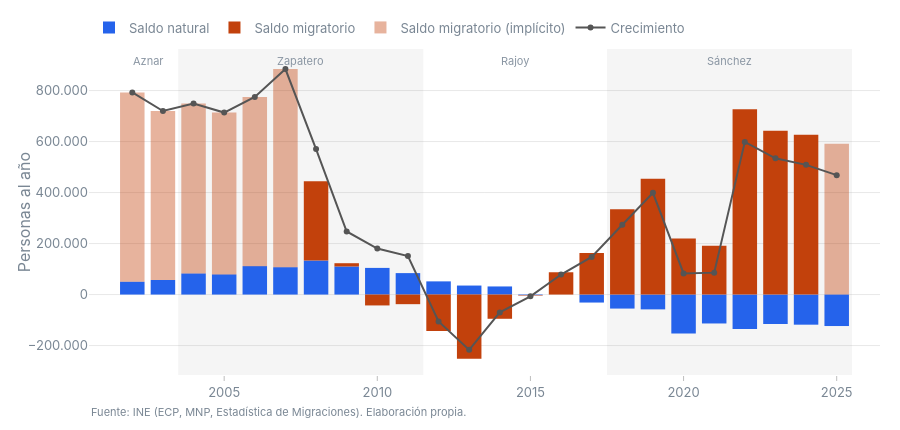

The notebook cell saved with this chart:
### Markdown cell above
Con el saldo natural negativo, todo el crecimiento procede del saldo migratorio. La figura descompone
el crecimiento de cada año en sus dos componentes.

### Code cell
#| label: fig-componentes
#| fig-cap: "Componentes del crecimiento de la población, 2002–2025. Barras: saldo natural y saldo migratorio (antes de 2008 y en 2025, implícito: crecimiento − saldo natural). Línea: crecimiento observado."
c = comp.filter(pl.col("anio").is_between(2002, 2025)).with_columns(
    mig_oficial=pl.col("saldo_migratorio"),
    mig_implicito=pl.when(pl.col("saldo_migratorio").is_null()).then(pl.col("saldo_migratorio_implicito")),
)
fig = new_figure(y_title="Personas al año", height=430, barmode="relative")
fig.add_bar(x=c["anio"], y=c["saldo_natural"], name="Saldo natural", marker_color=PALETTE[1])
fig.add_bar(x=c["anio"], y=c["mig_oficial"], name="Saldo migratorio", marker_color=ACCENT)
# base explícita: el implícito se apila sobre el saldo natural positivo (o sobre 0 si es negativo)
fig.add_bar(x=c["anio"], y=c["mig_implicito"], base=c["saldo_natural"].clip(lower_bound=0),
            name="Saldo migratorio (implícito)", marker_color=ACCENT, opacity=0.4)
fig.add_scatter(x=c["anio"], y=c["crecimiento"], name="Crecimiento", mode="lines+markers", line=dict(color="#555", width=2))
shade_governments(fig)
add_source(fig, SOURCE)
fig.show()

### Figure 1 — Plotly figure (JSON) as saved in the notebook; plotly's stock layout.template omitted (floating-point values rounded to 4 significant figures)
{"data": [{"marker": {"color": "#2563eb"}, "name": "Saldo natural", "type": "bar", "x": [2002, 2003, 2004, 2005, 2006, 2007, 2008, 2009, 2010, 2011, 2012, 2013, 2014, 2015, 2016, 2017, 2018, 2019, 2020, 2021, 2022, 2023, 2024, 2025], "y": [50230.0, 57050.0, 82660.0, 79020.0, 111500.0, 107200.0, 133500.0, 110100.0, 104500.0, 84090.0, 51700.0, 35300.0, 31760.0, -2278.0, -28.0, -31340.0, -54940.0, -58090.0, -152500.0, -113400.0, -135200.0, -115500.0, -118100.0, -123500.0]}, {"marker": {"color": "#c2410c"}, "name": "Saldo migratorio", "type": "bar", "x": [2002, 2003, 2004, 2005, 2006, 2007, 2008, 2009, 2010, 2011, 2012, 2013, 2014, 2015, 2016, 2017, 2018, 2019, 2020, 2021, 2022, 2023, 2024, 2025], "y": [NaN, NaN, NaN, NaN, NaN, NaN, 310600.0, 12840.0, -42680.0, -37700.0, -142600.0, -251500.0, -94980.0, -1761.0, 87420.0, 163300.0, 334200.0, 454200.0, 219400.0, 191100.0, 727000.0, 642300.0, 626300.0, NaN]}, {"base": [50230.0, 57050.0, 82660.0, 79020.0, 111500.0, 107200.0, 133500.0, 110100.0, 104500.0, 84090.0, 51700.0, 35300.0, 31760.0, 0.0, 0.0, 0.0, 0.0, 0.0, 0.0, 0.0, 0.0, 0.0, 0.0, 0.0], "marker": {"color": "#c2410c"}, "name": "Saldo migratorio (implícito)", "opacity": 0.4, "type": "bar", "x": [2002, 2003, 2004, 2005, 2006, 2007, 2008, 2009, 2010, 2011, 2012, 2013, 2014, 2015, 2016, 2017, 2018, 2019, 2020, 2021, 2022, 2023, 2024, 2025], "y": [742300.0, 662600.0, 666200.0, 634600.0, 663200.0, 777100.0, NaN, NaN, NaN, NaN, NaN, NaN, NaN, NaN, NaN, NaN, NaN, NaN, NaN, NaN, NaN, NaN, NaN, 591700.0]}, {"line": {"color": "#555", "width": 2}, "mode": "lines+markers", "name": "Crecimiento", "type": "scatter", "x": [2002, 2003, 2004, 2005, 2006, 2007, 2008, 2009, 2010, 2011, 2012, 2013, 2014, 2015, 2016, 2017, 2018, 2019, 2020, 2021, 2022, 2023, 2024, 2025], "y": [792600.0, 719600.0, 748900.0, 713600.0, 774700.0, 884300.0, 570300.0, 247400.0, 180600.0, 151000.0, -105600.0, -216900.0, -70020.0, -6838.0, 78510.0, 147700.0, 273900.0, 399100.0, 82750.0, 85930.0, 598600.0, 534300.0, 508600.0, 468200.0]}], "layout": {"annotations": [{"font": {"color": "#8a96a3", "size": 11}, "showarrow": false, "text": "Aznar", "x": 2002.0, "y": 0.99, "yanchor": "top", "yref": "paper"}, {"font": {"color": "#8a96a3", "size": 11}, "showarrow": false, "text": "Zapatero", "x": 2008.0, "y": 0.99, "yanchor": "top", "yref": "paper"}, {"font": {"color": "#8a96a3", "size": 11}, "showarrow": false, "text": "Rajoy", "x": 2014.0, "y": 0.99, "yanchor": "top", "yref": "paper"}, {"font": {"color": "#8a96a3", "size": 11}, "showarrow": false, "text": "Sánchez", "x": 2022.0, "y": 0.99, "yanchor": "top", "yref": "paper"}, {"font": {"color": "#7a8794", "size": 11}, "showarrow": false, "text": "Fuente: INE (ECP, MNP, Estadística de Migraciones). Elaboración propia.", "x": 0, "xanchor": "left", "xref": "paper", "y": -0.14, "yref": "paper"}], "barmode": "relative", "height": 430, "margin": {"b": 55}, "shapes": [{"fillcolor": "rgba(0,0,0,0)", "layer": "below", "line": {"width": 0}, "type": "rect", "x0": 2002.0, "x1": 2004.0, "xref": "x", "y0": 0, "y1": 1, "yref": "y domain"}, {"fillcolor": "rgba(127,127,127,0.08)", "layer": "below", "line": {"width": 0}, "type": "rect", "x0": 2004.0, "x1": 2012.0, "xref": "x", "y0": 0, "y1": 1, "yref": "y domain"}, {"fillcolor": "rgba(0,0,0,0)", "layer": "below", "line": {"width": 0}, "type": "rect", "x0": 2012.0, "x1": 2018.0, "xref": "x", "y0": 0, "y1": 1, "yref": "y domain"}, {"fillcolor": "rgba(127,127,127,0.08)", "layer": "below", "line": {"width": 0}, "type": "rect", "x0": 2018.0, "x1": 2026.0, "xref": "x", "y0": 0, "y1": 1, "yref": "y domain"}], "yaxis": {"title": {"text": "Personas al año"}}}}
